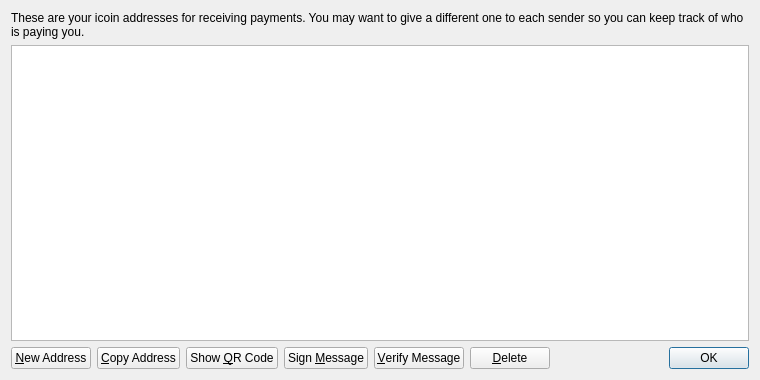
<?xml version="1.0" encoding="UTF-8"?>
<ui version="4.0">
 <class>AddressBookPage</class>
 <widget class="QWidget" name="AddressBookPage">
  <property name="geometry">
   <rect>
    <x>0</x>
    <y>0</y>
    <width>760</width>
    <height>380</height>
   </rect>
  </property>
  <property name="windowTitle">
   <string>Address Book</string>
  </property>
  <layout class="QVBoxLayout" name="verticalLayout">
   <item>
    <widget class="QLabel" name="labelExplanation">
     <property name="text">
      <string>These are your icoin addresses for receiving payments. You may want to give a different one to each sender so you can keep track of who is paying you.</string>
     </property>
     <property name="textFormat">
      <enum>Qt::PlainText</enum>
     </property>
     <property name="wordWrap">
      <bool>true</bool>
     </property>
    </widget>
   </item>
   <item>
    <widget class="QTableView" name="tableView">
     <property name="contextMenuPolicy">
      <enum>Qt::CustomContextMenu</enum>
     </property>
     <property name="toolTip">
      <string>Double-click to edit address or label</string>
     </property>
     <property name="tabKeyNavigation">
      <bool>false</bool>
     </property>
     <property name="alternatingRowColors">
      <bool>true</bool>
     </property>
     <property name="selectionMode">
      <enum>QAbstractItemView::SingleSelection</enum>
     </property>
     <property name="selectionBehavior">
      <enum>QAbstractItemView::SelectRows</enum>
     </property>
     <property name="sortingEnabled">
      <bool>true</bool>
     </property>
     <attribute name="verticalHeaderVisible">
      <bool>false</bool>
     </attribute>
    </widget>
   </item>
   <item>
    <layout class="QHBoxLayout" name="horizontalLayout">
     <item>
      <widget class="QPushButton" name="newAddressButton">
       <property name="toolTip">
        <string>Create a new address</string>
       </property>
       <property name="text">
        <string>&amp;New Address</string>
       </property>
       <property name="icon">
        <iconset resource="../bitcoin.qrc">
         <normaloff>:/icons/add</normaloff>:/icons/add</iconset>
       </property>
      </widget>
     </item>
     <item>
      <widget class="QPushButton" name="copyToClipboard">
       <property name="toolTip">
        <string>Copy the currently selected address to the system clipboard</string>
       </property>
       <property name="text">
        <string>&amp;Copy Address</string>
       </property>
       <property name="icon">
        <iconset resource="../bitcoin.qrc">
         <normaloff>:/icons/editcopy</normaloff>:/icons/editcopy</iconset>
       </property>
      </widget>
     </item>
     <item>
      <widget class="QPushButton" name="showQRCode">
       <property name="text">
        <string>Show &amp;QR Code</string>
       </property>
       <property name="icon">
        <iconset resource="../bitcoin.qrc">
         <normaloff>:/icons/qrcode</normaloff>:/icons/qrcode</iconset>
       </property>
      </widget>
     </item>
     <item>
      <widget class="QPushButton" name="signMessage">
       <property name="toolTip">
        <string>Sign a message to prove you own a icoin address</string>
       </property>
       <property name="text">
        <string>Sign &amp;Message</string>
       </property>
       <property name="icon">
        <iconset resource="../bitcoin.qrc">
         <normaloff>:/icons/edit</normaloff>:/icons/edit</iconset>
       </property>
      </widget>
     </item>
     <item>
      <widget class="QPushButton" name="verifyMessage">
       <property name="toolTip">
        <string>Verify a message to ensure it was signed with a specified icoin address</string>
       </property>
       <property name="text">
        <string>&amp;Verify Message</string>
       </property>
       <property name="icon">
        <iconset resource="../bitcoin.qrc">
         <normaloff>:/icons/transaction_0</normaloff>:/icons/transaction_0</iconset>
       </property>
      </widget>
     </item>
     <item>
      <widget class="QPushButton" name="deleteButton">
       <property name="toolTip">
        <string>Delete the currently selected address from the list</string>
       </property>
       <property name="text">
        <string>&amp;Delete</string>
       </property>
       <property name="icon">
        <iconset resource="../bitcoin.qrc">
         <normaloff>:/icons/remove</normaloff>:/icons/remove</iconset>
       </property>
      </widget>
     </item>
     <item>
      <spacer name="horizontalSpacer">
       <property name="orientation">
        <enum>Qt::Horizontal</enum>
       </property>
       <property name="sizeHint" stdset="0">
        <size>
         <width>40</width>
         <height>20</height>
        </size>
       </property>
      </spacer>
     </item>
     <item>
      <widget class="QDialogButtonBox" name="buttonBox">
       <property name="sizePolicy">
        <sizepolicy hsizetype="Maximum" vsizetype="Fixed">
         <horstretch>0</horstretch>
         <verstretch>0</verstretch>
        </sizepolicy>
       </property>
       <property name="standardButtons">
        <set>QDialogButtonBox::Ok</set>
       </property>
      </widget>
     </item>
    </layout>
   </item>
  </layout>
 </widget>
 <resources>
  <include location="../bitcoin.qrc"/>
 </resources>
 <connections/>
</ui>
